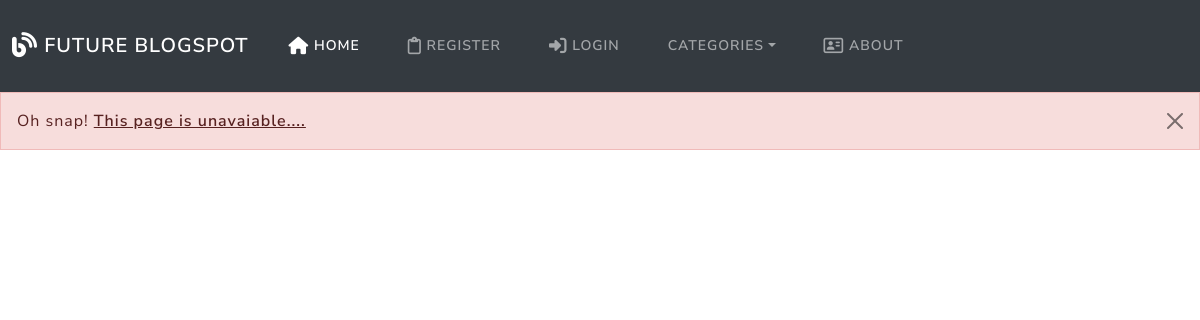
Page /category/tech on the earlier database version.
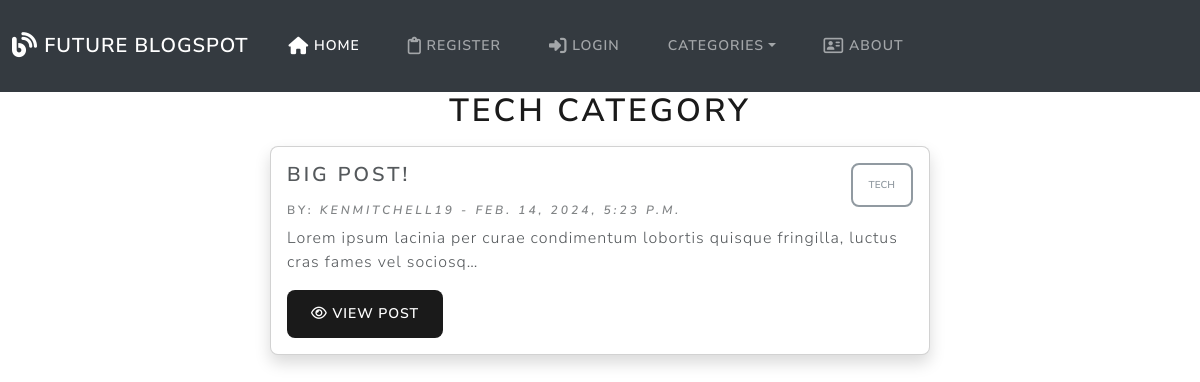
Same page on the later database version.
### theblog/models.py (models this page shows, shortened)
class Post(models.Model):
    title = models.CharField(max_length=100)
    title_tag = models.CharField(max_length=100, default='Title')
    author = models.ForeignKey(User, on_delete=models.CASCADE)
    body = RichTextField(blank=True, null=True)
    created_at = models.DateTimeField(default=timezone.now)
    likes = models.ManyToManyField(User, related_name='blog_posts')
    category = models.CharField(max_length=100, default='uncategorized')

### theblog/views.py (the view)
# urls.py: path('category/<str:cats>', CategoryView, name='category'),
def CategoryView(request, cats):
    category_posts = Post.objects.filter(category=cats.replace('-', ' '))
    return render(request, 'categories.html', {'category_posts': category_posts, 'cats': cats.replace('-', ' ').title()})

### theblog/templates/categories.html (shortened to what this page needs)
{% extends 'base.html' %}
{% block body %}
{% if category_posts %}
    <div class="container-fluid">
        <h1 class="text-center">{{cats}} Category</h1>
        <div class="row">
            <div class="col-md-7 mx-auto">
                {% for post in category_posts %}
                    <div class="card mt-2 mb-2 ms-2 me-2 rounded-3 shadow">
                        <div class="card-body">
                            <div class="justify-content-between d-flex">
                                <h4 class="card-title">{{post.title}}</h4>
                                <button type="button" class="btn rounded-3 btn-sm btn-outline-secondary">{{post.category}}</button>                        </div>
                            <h6 class="card-subtitle mb-2 text-muted">by: <cite title="Source Title">{{post.author}} - {{ post.created_at }}</cite></h6>
                            <p class="card-text">{{ post.body|truncatechars:100 }}</p>
                            <a href="{% url 'post' post.pk %}" class="btn btn-primary card-link rounded-3">
                                <i class="fa-regular fa-eye"></i>
                                View Post
                            </a>
                        </div>
                    </div>
                    {% endfor %}
            </div>
        </div>
    </div>
    {% else %}
    <div class="alert alert-dismissible alert-danger">
        <button type="button" class="btn-close" data-bs-dismiss="alert"></button>
        <strong>Oh snap!</strong> <a href="{% url 'home' %}" class="alert-link">This page is unavaiable....</a>
      </div>
    {% endif %}
{% endblock %}

Differences in the rows shown:
now on this page (row edited): Post: category "TECH", title "BIG POST!", author "KENMITCHELL19", created_at "FEB. 14, 2024, 5:23 P.M.", body "Lorem ipsum lacinia per curae condimentum lobortis quisque fringilla, luctus cras fames vel sociosq…"
Other differences:
text no longer shown: "Oh snap! This page is unavaiable...."
text now shown: "CATEGORY"
